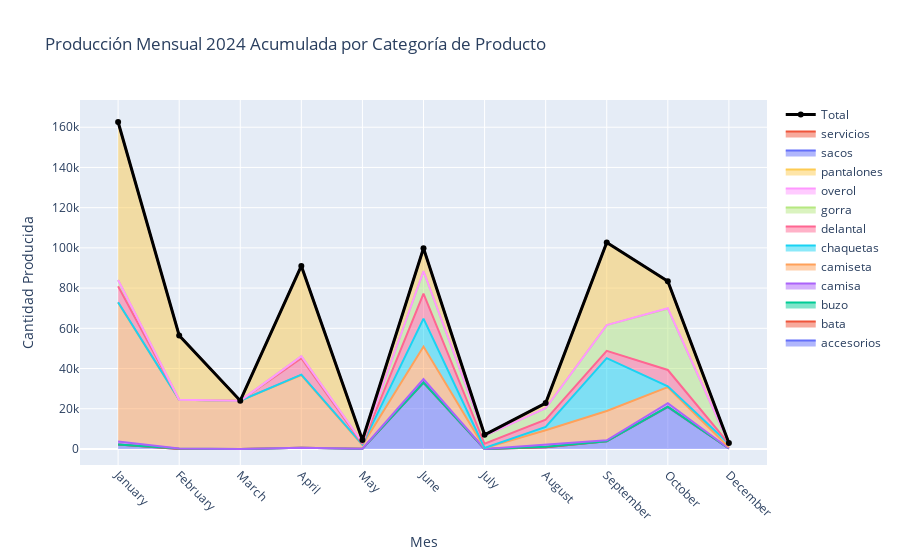

Write notebook code for a chart like this one.
### Code cell
def grafica_voluenes_bajo_total():
    # Agrupamos por mes y categoría
    df_plot = (
        df_maestro_2024
        .assign(Mes=df_maestro_2024["Creado El"].dt.strftime("%B"))
        .groupby(["Mes", "Categoría Proc"], as_index=False)["Producir"]
        .sum()
    )

    # Ordenar meses cronológicamente (enero a diciembre)
    meses_orden = [
        "January", "February", "March", "April", "May", "June",
        "July", "August", "September", "October", "November", "December"
    ]
    df_plot["Mes"] = pd.Categorical(df_plot["Mes"], categories=meses_orden, ordered=True)
    df_plot = df_plot.sort_values(["Mes", "Categoría Proc"])

    # Pivot para áreas apiladas
    df_pivot = df_plot.pivot(index="Mes", columns="Categoría Proc", values="Producir").fillna(0)
    df_pivot["Total"] = df_pivot.sum(axis=1)

    # Crear figura
    fig = go.Figure()

    # Áreas apiladas (categorías)
    for cat in df_pivot.columns.drop("Total"):
        fig.add_trace(go.Scatter(
            x=df_pivot.index,
            y=df_pivot[cat],
            mode="lines",
            stackgroup="one",
            name=cat,
            hoverinfo="x+y+name"
        ))

    # Línea del total
    fig.add_trace(go.Scatter(
        x=df_pivot.index,
        y=df_pivot["Total"],
        mode="lines+markers",
        line=dict(color="black", width=3),
        name="Total"
    ))

    # Ajustes visuales
    fig.update_layout(
        title="Producción Mensual 2024 Acumulada por Categoría de Producto",
        xaxis_title="Mes",
        yaxis_title="Cantidad Producida",
        hovermode="x unified",
        xaxis=dict(tickangle=45)
    )

    return fig

grafica_voluenes_bajo_total().show()

### Figure 1 — Plotly figure (JSON) as saved in the notebook; plotly's stock layout.template omitted (floating-point values rounded to 4 significant figures)
{"data": [{"hoverinfo": "x+y+name", "mode": "lines", "name": "accesorios", "stackgroup": "one", "type": "scatter", "x": ["January", "February", "March", "April", "May", "June", "July", "August", "September", "October", "December"], "y": [2247.0, 0.0, 0.0, 600.0, 60.0, 33010.0, 0.0, 780.0, 3826.0, 20810.0, 210.0]}, {"hoverinfo": "x+y+name", "mode": "lines", "name": "bata", "stackgroup": "one", "type": "scatter", "x": ["January", "February", "March", "April", "May", "June", "July", "August", "September", "October", "December"], "y": [0.0, 0.0, 0.0, 0.0, 0.0, 0.0, 0.0, 0.0, 0.0, 224.0, 0.0]}, {"hoverinfo": "x+y+name", "mode": "lines", "name": "buzo", "stackgroup": "one", "type": "scatter", "x": ["January", "February", "March", "April", "May", "June", "July", "August", "September", "October", "December"], "y": [0.0, 192.0, 0.0, 0.0, 0.0, 0.0, 0.0, 350.0, 0.0, 0.0, 0.0]}, {"hoverinfo": "x+y+name", "mode": "lines", "name": "camisa", "stackgroup": "one", "type": "scatter", "x": ["January", "February", "March", "April", "May", "June", "July", "August", "September", "October", "December"], "y": [1440.0, 0.0, 0.0, 0.0, 38.0, 1770.0, 0.0, 1116.0, 480.0, 1709.0, 0.0]}, {"hoverinfo": "x+y+name", "mode": "lines", "name": "camiseta", "stackgroup": "one", "type": "scatter", "x": ["January", "February", "March", "April", "May", "June", "July", "August", "September", "October", "December"], "y": [69180.0, 24260.0, 24000.0, 36160.0, 1832.0, 16130.0, 420.0, 7074.0, 14570.0, 7967.0, 605.0]}, {"hoverinfo": "x+y+name", "mode": "lines", "name": "chaquetas", "stackgroup": "one", "type": "scatter", "x": ["January", "February", "March", "April", "May", "June", "July", "August", "September", "October", "December"], "y": [84.0, 0.0, 0.0, 216.0, 240.0, 13880.0, 30.0, 1626.0, 26300.0, 420.0, 1800.0]}, {"hoverinfo": "x+y+name", "mode": "lines", "name": "delantal", "stackgroup": "one", "type": "scatter", "x": ["January", "February", "March", "April", "May", "June", "July", "August", "September", "October", "December"], "y": [7924.0, 0.0, 0.0, 8200.0, 302.0, 12430.0, 2114.0, 3660.0, 3576.0, 8134.0, 0.0]}, {"hoverinfo": "x+y+name", "mode": "lines", "name": "gorra", "stackgroup": "one", "type": "scatter", "x": ["January", "February", "March", "April", "May", "June", "July", "August", "September", "October", "December"], "y": [3162.0, 0.0, 0.0, 1000.0, 734.0, 11240.0, 3905.0, 5640.0, 12820.0, 30490.0, 90.0]}, {"hoverinfo": "x+y+name", "mode": "lines", "name": "overol", "stackgroup": "one", "type": "scatter", "x": ["January", "February", "March", "April", "May", "June", "July", "August", "September", "October", "December"], "y": [0.0, 0.0, 0.0, 0.0, 0.0, 0.0, 0.0, 0.0, 0.0, 220.0, 0.0]}, {"hoverinfo": "x+y+name", "mode": "lines", "name": "pantalones", "stackgroup": "one", "type": "scatter", "x": ["January", "February", "March", "April", "May", "June", "July", "August", "September", "October", "December"], "y": [78370.0, 32000.0, 0.0, 44860.0, 447.0, 11340.0, 560.0, 2422.0, 41080.0, 13200.0, 245.0]}, {"hoverinfo": "x+y+name", "mode": "lines", "name": "sacos", "stackgroup": "one", "type": "scatter", "x": ["January", "February", "March", "April", "May", "June", "July", "August", "September", "October", "December"], "y": [0.0, 0.0, 0.0, 0.0, 800.0, 0.0, 0.0, 124.0, 0.0, 216.0, 0.0]}, {"hoverinfo": "x+y+name", "mode": "lines", "name": "servicios", "stackgroup": "one", "type": "scatter", "x": ["January", "February", "March", "April", "May", "June", "July", "August", "September", "October", "December"], "y": [200.0, 0.0, 0.0, 0.0, 0.0, 0.0, 0.0, 7.0, 0.0, 0.0, 0.0]}, {"line": {"color": "black", "width": 3}, "mode": "lines+markers", "name": "Total", "type": "scatter", "x": ["January", "February", "March", "April", "May", "June", "July", "August", "September", "October", "December"], "y": [162600.0, 56450.0, 24000.0, 91030.0, 4453.0, 99800.0, 7029.0, 22800.0, 102700.0, 83380.0, 2950.0]}], "layout": {"hovermode": "x unified", "title": {"text": "Producción Mensual 2024 Acumulada por Categoría de Producto"}, "xaxis": {"tickangle": 45, "title": {"text": "Mes"}}, "yaxis": {"title": {"text": "Cantidad Producida"}}}}
